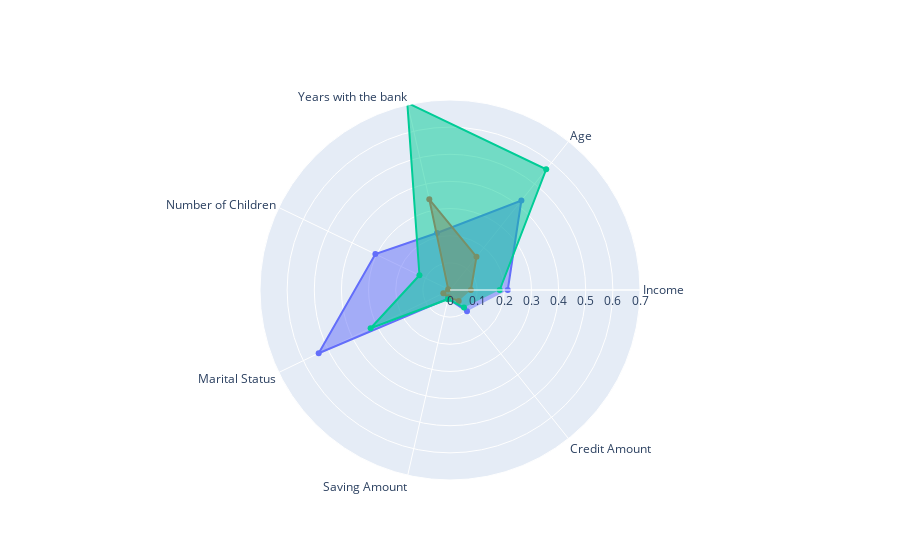

Notebook source saved alongside this figure:
### Code cell
import plotly.graph_objects as go

categories = l

fig = go.Figure()

fig.add_trace(go.Scatterpolar(
      r=e0,
      theta=categories,
      fill='toself',
      name='Cluster 0'
))
fig.add_trace(go.Scatterpolar(
      r=e1,
      theta=categories,
      fill='toself',
      name='Cluster 1'
))

fig.add_trace(go.Scatterpolar(
      r=e2,
      theta=categories,
      fill='toself',
      name='Cluster 2'
))

fig.update_layout(
  polar=dict(
    radialaxis=dict(
      visible=True,
      range=[0, 0.7]
    )),
  showlegend=False
)

fig.show()

### Figure 1 — Plotly figure (JSON) as saved in the notebook; plotly's stock layout.template omitted (floating-point values rounded to 4 significant figures)
{"data": [{"fill": "toself", "name": "Cluster 0", "r": [0.2128, 0.4217, 0.2156, 0.3051, 0.537, 0.03258, 0.1005], "theta": ["Income", "Age", "Years with the bank", "Number of Children", "Marital Status", "Saving Amount", "Credit Amount"], "type": "scatterpolar"}, {"fill": "toself", "name": "Cluster 1", "r": [0.07682, 0.1564, 0.3429, 0.007377, 0.02732, 0.02725, 0.05149], "theta": ["Income", "Age", "Years with the bank", "Number of Children", "Marital Status", "Saving Amount", "Credit Amount"], "type": "scatterpolar"}, {"fill": "toself", "name": "Cluster 2", "r": [0.1831, 0.5684, 0.7071, 0.1249, 0.3247, 0.03472, 0.08289], "theta": ["Income", "Age", "Years with the bank", "Number of Children", "Marital Status", "Saving Amount", "Credit Amount"], "type": "scatterpolar"}], "layout": {"autosize": true, "polar": {"angularaxis": {"type": "category"}, "radialaxis": {"autorange": false, "range": [0, 0.7], "type": "linear", "visible": true}}, "showlegend": false}}
